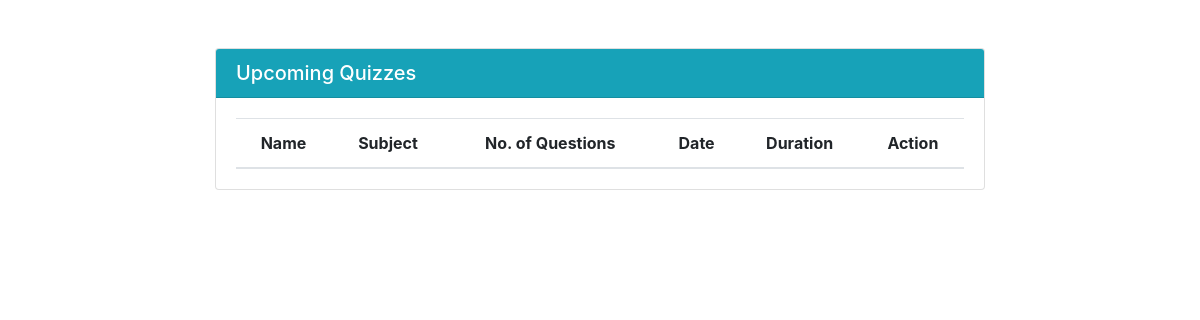
The app's page /samar (signed in), older data.
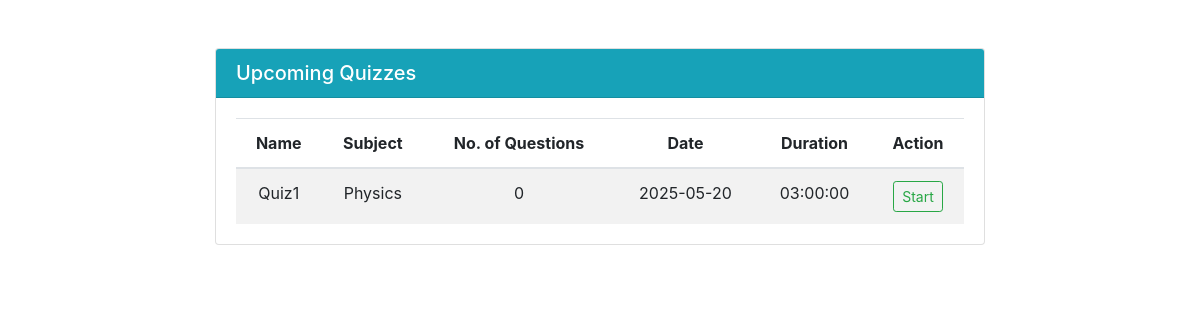
The same page, newer data.
### app.py (models this page shows)
class Quiz(db.Model):
    id = db.Column(db.Integer, primary_key=True)
    subject_id = db.Column(db.Integer, db.ForeignKey("subject.id"), nullable=False)
    name = db.Column(db.String(), nullable=False)
    quiz_date = db.Column(db.Date, nullable=False)
    time_duration = db.Column(db.Time, nullable=False)
    question = db.relationship('Quizwisequestion', backref="quiz")
    score = db.relationship('Score', backref="quiz")

class Subject(db.Model):
    id = db.Column(db.Integer, primary_key=True)
    name = db.Column(db.String(255), nullable=False)
    description = db.Column(db.String())
    chapter = db.relationship('Chapter', backref='subject')
    quiz = db.relationship('Quiz', backref="subject")

### app.py (the view)
@app.route("/<username>")
def user(username):
    user = User.query.filter_by(username=username).first()
    if user and ('username' in session and username == session["username"]):
        subjects = Subject.query.all()
        subject_data = []
        for subject in subjects:
            quizzes = [
                {
                    "id": quiz.id,
                    "name": quiz.name,
                    "quiz_date": quiz.quiz_date,
                    "time_duration": quiz.time_duration,
                    "no_of_questions": Quizwisequestion.query.filter_by(quiz_id=quiz.id).count()
                }
                for quiz in Quiz.query.filter(Quiz.quiz_date>datetime.now()).filter_by(subject_id=subject.id).all()
            ]
            subject_data.append({
                "id": subject.id,
                "name": subject.name,
                "description": subject.description,
                "quizzes": quizzes
            })
        return render_template("user.html", user=user, subjects=subject_data)
    else:
        flash("Invalid credentials!", "error")
        return redirect(url_for("index"))

### app.py (called while the page is built)
@app.after_request
def add_header(response):
    response.headers['Cache-Control'] = 'no-store, no-cache, must-revalidate, post-check=0, pre-check=0, max-age=0'
    response.headers['Pragma'] = 'no-cache'
    response.headers['Expires'] = '-1'
    return response

### templates/user.html (shortened to what this page needs)
{% extends 'base.html' %}
{% block content %}
<div class="d-flex justify-content-center mt-5">
    <div class="col-md-8">
        <div class="card">
            <div class="card-header bg-info text-white d-flex align-items-center justify-content-between">
                <h5 class="card-title m-0">Upcoming Quizzes</h5>
            </div>
            <div class="card-body">
                <table class="table table-striped mb-0 text-center">
                    <thead>
                        <tr>
                            <th class="text-center">Name</th>
                            <th class="text-center">Subject</th>
                            <th class="text-center">No. of Questions</th>
                            <th class="text-center">Date</th>
                            <th class="text-center">Duration</th>
                            <th class="text-center">Action</th>
                        </tr>
                    </thead>
                    <tbody>
                        {% for subject in subjects %}
                        {% for quiz in subject.quizzes %}
                        <tr>
                            <td class="text-center">{{ quiz.name }}</td>
                            <td class="text-center">{{ subject.name }}</td>
                            <td class="text-center">{{ quiz.no_of_questions }}</td>
                            <td class="text-center">{{ quiz.quiz_date }}</td>
                            <td class="text-center">{{ quiz.time_duration }}</td>
                            <td class="text-center">
                                <div class="d-flex justify-content-center">
                                    <form action="" method="post" class="mb-0">
                                        <button class="btn btn-outline-success btn-sm" type="submit">Start</button>
                                    </form>
                                </div>
                            </td>
                        </tr>
                        {% endfor %}
                        {% endfor %}
                    </tbody>
                </table>
            </div>
        </div>
    </div>
</div>
{% endblock %}

### templates/base.html (shortened to what this page needs)
<!DOCTYPE html>
<html lang="en">
<head>
    <link rel="stylesheet" href="https://stackpath.bootstrapcdn.com/bootstrap/4.5.2/css/bootstrap.min.css">
</head>
<body>
    {% block content %}{% endblock %}
</body>
</html>

Row changes from the older to the newer data that the page shows:
now on this page (row unchanged): Subject: name "Physics"
now on this page (row edited): Quiz: name "Quiz1", no_of_questions "0", quiz_date "2025-05-20", time_duration "03:00:00"
